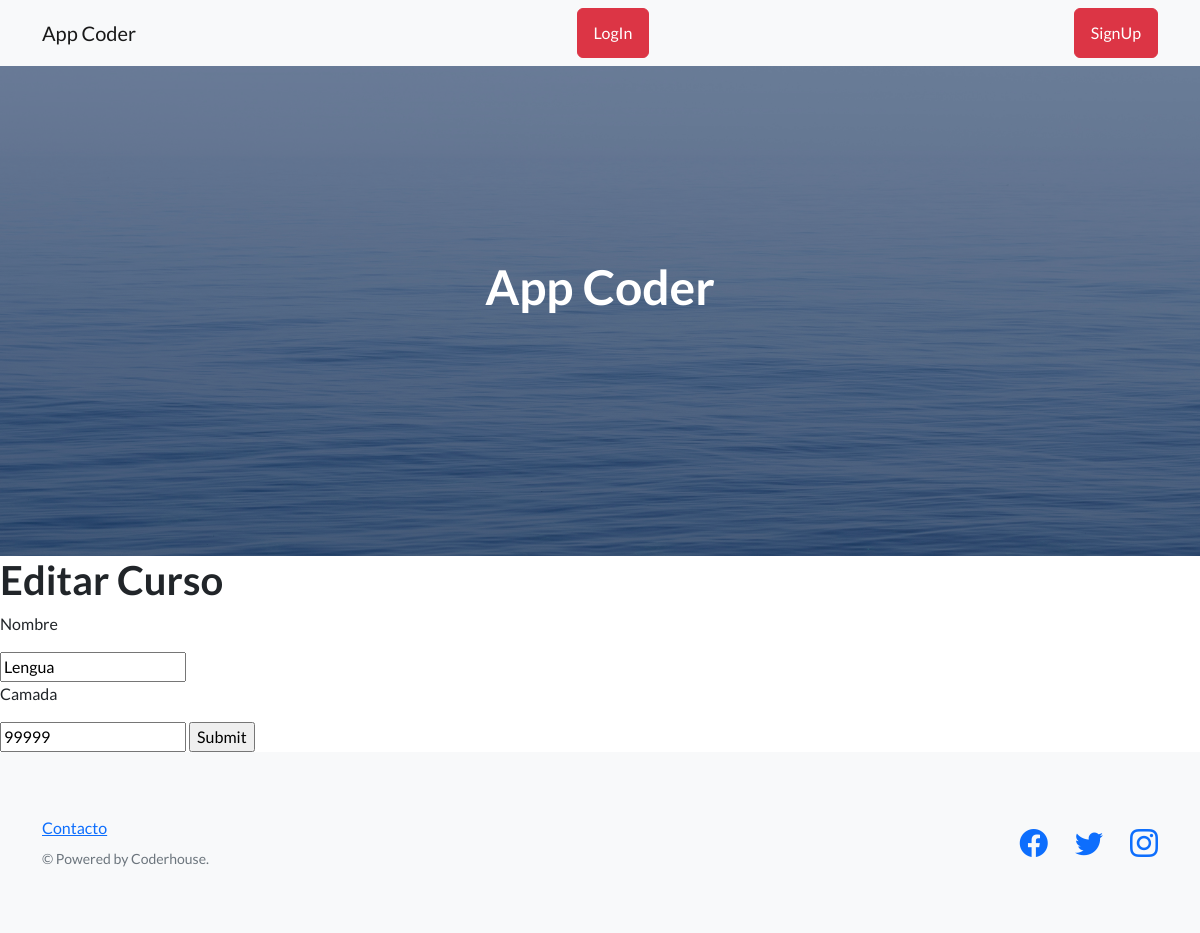
Before: /AppCoder/editar_curso/2 with the older database file.
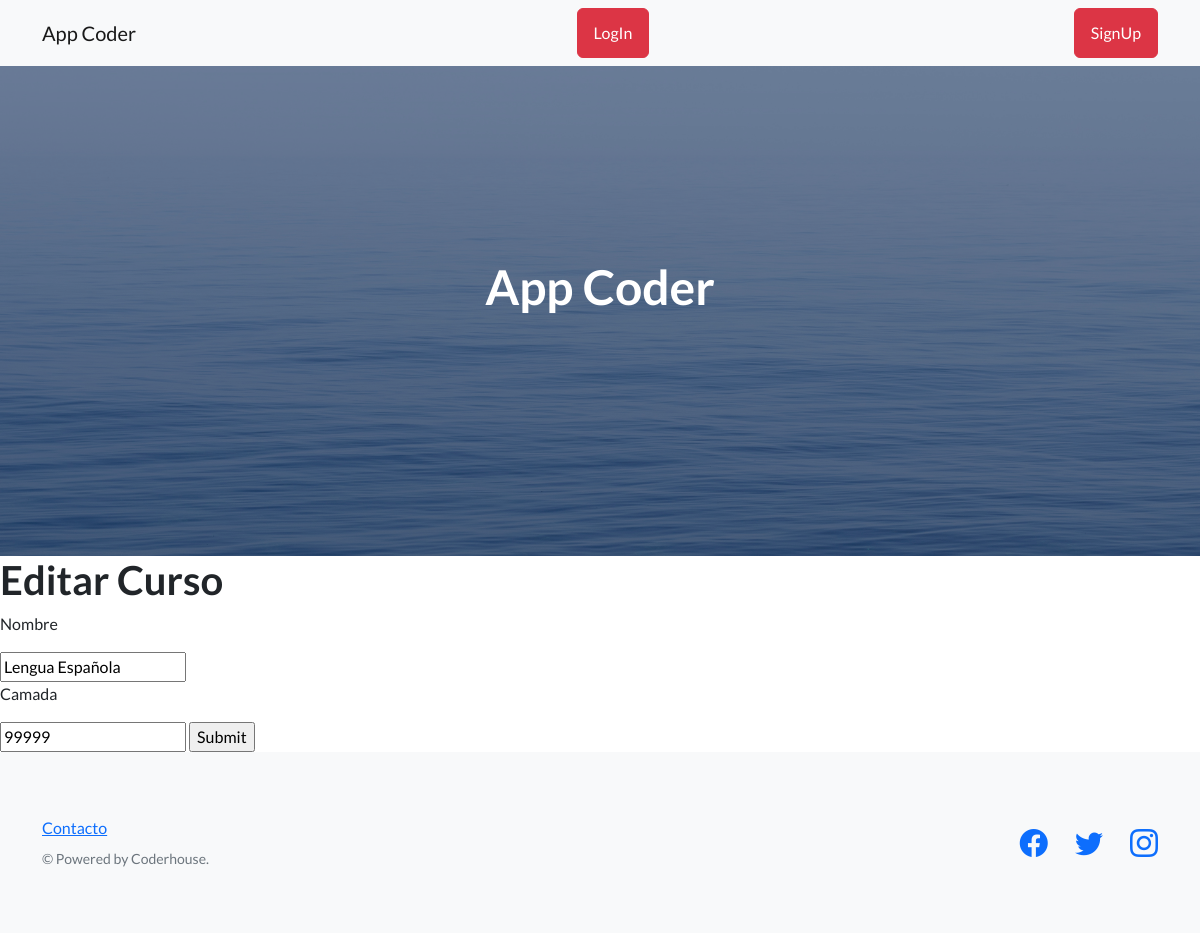
After: the same page with the newer database file.
### AppCoder/models.py (models this page shows)
class Curso(models.Model):
    nombre = models.CharField(max_length=40)
    camada = models.IntegerField()

### AppCoder/views.py (the view)
# urls.py: path("editar_curso/<int:id>", views.editar, name="editar_curso"),
def editar( request , id ):
    curso = Curso.objects.get(id=id)
    if request.method == "POST":
        mi_formulario = Curso_formulario(request.POST)
        if mi_formulario.is_valid():
            datos = mi_formulario.cleaned_data
            curso.nombre = datos['nombre']
            curso.camada = datos['camada']
            curso.save()
            curso = Curso.objects.all()
            return render(request , "cursos.html" , {"cursos":curso})
    else:
        mi_formulario = Curso_formulario(initial={'nombre':curso.nombre, 'camada':curso.camada})
    return render(request , "editar_curso.html" , {"mi_formulario":mi_formulario, "curso":curso })

### AppCoder/forms.py
class Curso_formulario(forms.Form):
    nombre = forms.CharField(max_length=50)
    camada = forms.IntegerField()

### AppCoder/template/editar_curso.html (shortened to what this page needs)
{% extends "padre.html" %}
{% load static %}
{% block contenido %}
  <h1>Editar Curso</h1>
  <form action="" method="POST">
    <p>Nombre</p>
    {{mi_formulario.nombre}}
    <p>Camada</p>
    {{mi_formulario.camada}}
    <input type="submit">
  </form>
{% endblock %}

Changed rows visible on the page:
changed Curso: nombre "Lengua" → "Lengua Española"
